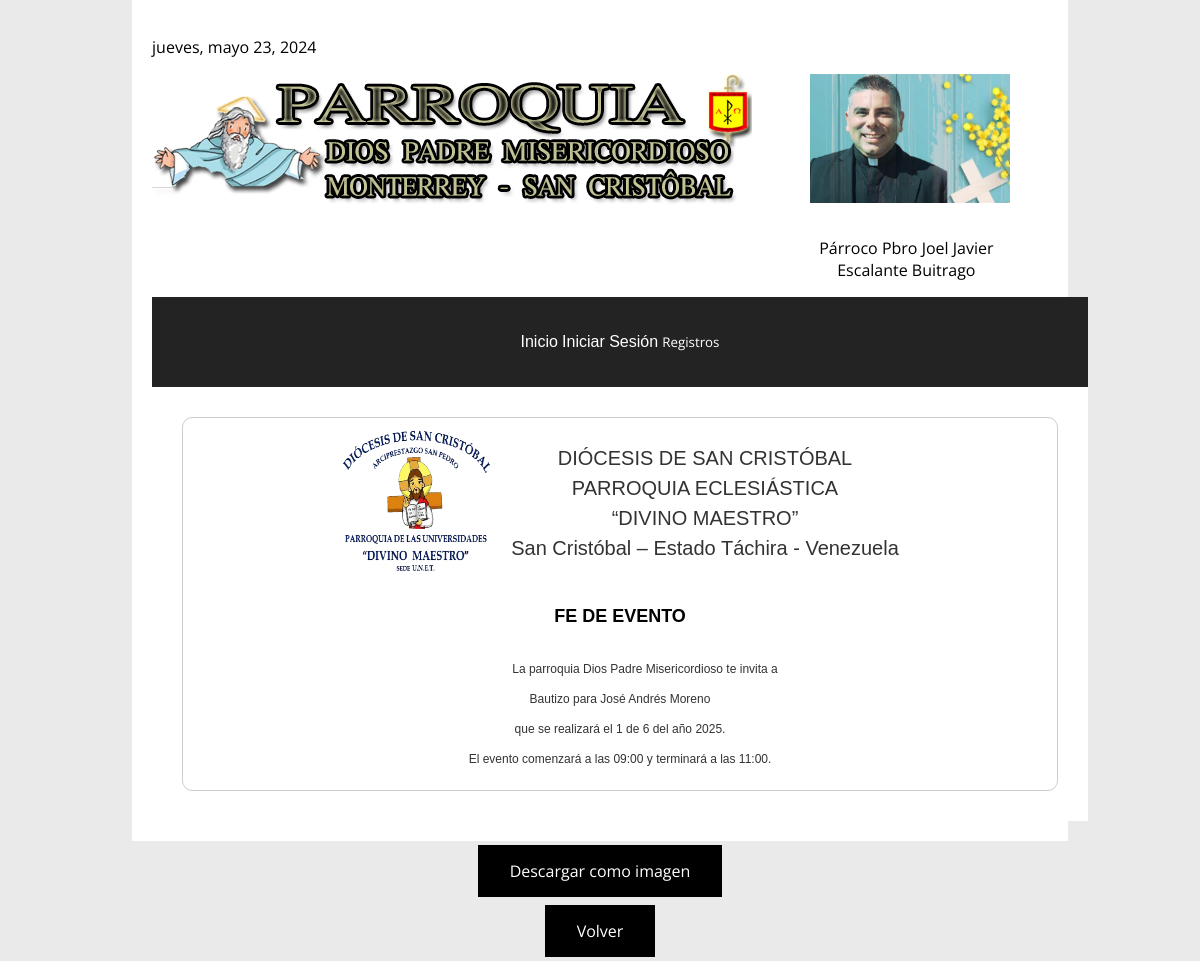
The page /documentoEvento.php?id=1 (signed in) on the database its author committed.
### tables this page shows
CREATE TABLE "eventos" (
	"id"	INTEGER,
	"tipo"	TEXT NOT NULL,
	"descripcion"	TEXT NOT NULL,
	"dia"	INTEGER NOT NULL,
	"mes"	INTEGER NOT NULL,
	"ano"	INTEGER NOT NULL,
	"hora_inicio"	TIME NOT NULL,
	"hora_fin"	TIME NOT NULL,
	PRIMARY KEY("id"),
	UNIQUE("dia","mes","ano","hora_inicio","hora_fin")
);

### documentoEvento.php (the view, shortened to what this page needs)
<!DOCTYPE html>
<html>
<head>
    <link rel="stylesheet" type="text/css" href="stylesRegistros.css">
</head>
<body>
<div class="header">
    <p id="fecha"></p>
    <div class="input-row">
        <div class="input-group">
            <img class="lHead" src="LogoHeader.png" alt="Logo">
        </div>
        <div class="input-group">
            <img class="padre" src="ImagenPadre.png" alt="Imagen del Padre">
            <p style='text-align: center; margin-left: 120px;'>Párroco Pbro Joel Javier<br>Escalante Buitrago</p>
        </div>
    </div>
    <div class="menu-bar">
    <button id="cerrarSesion" onclick="window.location.href='indexRegistros.php'">Inicio</button>
    <?php
    if (isset($_SESSION['nombre_usuario'])) {
        echo '<button id="cerrarSesion" onclick="window.location.href=\'cerrarSesion.php\'">Cerrar Sesión</button>';
    } else {
        echo '<button id="cerrarSesion" onclick="window.location.href=\'iniciarSesion.php\'">Iniciar Sesión</button>';
    }
    ?>
    <div class="menu-registros">
        <button>Registros</button>
    </div>
        </div>
    <div class="container">
        <?php
        include("conexion2.php");
        function numeroAMes($mes) {
            $meses = array(
                '1', '01' => 'Enero',
                '2', '02' => 'Febrero',
                '3', '03' => 'Marzo',
                '4', '04' => 'Abril',
                '5', '05' => 'Mayo',
                '6', '06' => 'Junio',
                '7', '07' => 'Julio',
                '8', '08' => 'Agosto',
                '9', '09' => 'Septiembre',
                '10' => 'Octubre',
                '11' => 'Noviembre',
                '12' => 'Diciembre',
                'enero', 'Enero' => '1',
                'febrero', 'Febrero' => '2',
                'marzo', 'Marzo' => '3',
                'abril', 'Abril' => '4',
                'mayo', 'Mayo' => '5',
                'junio', 'Junio' => '6',
                'julio', 'Julio' => '7',
                'agosto', 'Agosto' => '8',
                'septiembre', 'Septiembre' => '9',
                'octubre', 'Octubre' => '10',
                'noviembre', 'Noviembre' => '11',
                'diciembre', 'Diciembre' => '12'
            );
            return $meses[$mes];
        }
        if (isset($_GET["id"])) {
            $id = $_GET["id"];
            $sql = "SELECT COUNT(*) FROM [eventos] WHERE [id] = $id";
            $count = $db->query($sql)->fetchColumn();
            if ($count > 0) {
                $sql = "SELECT * FROM [eventos] WHERE [id] = $id";
                $result = $db->query($sql);
                $row = $result->fetch(PDO::FETCH_ASSOC);
                echo "<div class='certificado' align-items: center;'>";
                echo "<div id='content-to-capture'>";
                echo "<div style='display: flex; justify-content: center; align-items: center;'>
                       <img id='logo' src='Logo.png' alt='Escudo' style='width: 150px; height: 150px; margin-right: 20px;'>
                        <div>
                            <div class='titulo1' style='font-size: 20px; text-align: center;'>DIÓCESIS DE SAN CRISTÓBAL</div>
                            <div class='titulo2' style='font-size: 20px; text-align: center;'>PARROQUIA ECLESIÁSTICA</div>
                            <div class='titulo2' style='font-size: 20px; text-align: center;'>“DIVINO MAESTRO”</div>
                            <div class='titulo3' style='font-size: 20px; text-align: center;'>San Cristóbal – Estado Táchira - Venezuela</div>
                        </div>
                    </div>";
                echo "<h2>FE DE EVENTO</h2>";
                echo "<p style='text-indent: 50px; text-align: center;'>La parroquia Dios Padre Misericordioso te invita a</p>";
                echo "<p style='text-align: center;'>  " . $row["tipo"]. " " . $row["descripcion"]. "</p>";
                echo "<p style='text-align: center;'>que se realizará el " . $row["dia"]. " de " . numeroAMes(trim($row["mes"])). " del año " . $row["ano"]. ".</p>";
                echo "<p style='text-align: center;'>El evento comenzará a las " . $row["hora_inicio"]. " y terminará a las " . $row["hora_fin"]. ".</p>";
                echo "</div>";
                echo "</div>";
                echo "</div>";
                echo "</div>";
                echo "<button id='download' class='button' style='display: none;'>Descargar como imagen</button>";
            } else {
                echo "No se encontraron resultados para el ID proporcionado.";
            }
        }
        ?>
    <a href="indexEventos.php"><button class="button">Volver</button></a>
</body>
</html>

### stylesRegistros.css (style rules this page uses)
body { font-family: 'Open Sans', serif; font-size: 16px; background-color: #EAEAEA; display: flex; flex-direction: column; justify-content: center; align-items: center; min-height: 100vh; margin: 0; padding: 0; box-sizing: border-box; }
.header { background-color: #ffffff; width: 935.85px; padding: 20px; box-sizing: border-box; }
img.lHead { width: 600px; height: 132px; margin: 0px 0px 0px 0px; }
img.padre { width: 200px; height: 129.34px; margin: 0px 0px 18px 165px; }
img.padre { width: 200px; height: 129.34px; }
.menu-bar { background-color: #232323; width: 935.85px; height: 89.6px; padding: 0; color: #ffffff; text-align: center; }
.container { background-color: #ffffff; width: 935.85px; padding: 20px; box-sizing: border-box; }
.header, .menu-bar, .container { display: block; width: 935.85px; }
.certificado { font-family: Arial, sans-serif; font-size: 12px; color: #333; line-height: 1.5; margin: 10px; padding: 10px; background-color: #ffffff; border: 1px solid #ccc; border-radius: 10px; }
.button { font-family: 'Open Sans', sans-serif; background-color: #000000; border: none; color: white; padding: 15px 32px; text-align: center; text-decoration: none; display: inline-block; font-size: 16px; margin: 4px 2px; cursor: pointer; transition: background-color 0.5s; }
h2 { color: #000000; margin-bottom: 20px; padding: 10px; border-radius: 10px; text-align: center; }
.menu-registros { position: relative; display: inline-block; }
button#cerrarSesion { border: none; color: white; text-align: center; text-decoration: none; display: inline-block; font-size: 16px; margin: 4px 2px; cursor: pointer; height: 89.6px; margin: 0; padding: 0; background-color: #232323; }
div.menu-registros > button { font-family: 'Open Sans', sans-serif; border: none; cursor: pointer; text-align: left; height: 89.6px; margin: 0; padding: 0; background-color: #232323; color: white; position: relative; }
.input-row { display: flex; justify-content: space-between; }
.input-group { display: flex; flex-direction: column; width: 45%; }
.titulo1 { font-size: 2em; }
.titulo2 { font-size: 1.5em; }
.titulo3 { font-size: 1.17em; }
.titulo1, .titulo2, .titulo3 { font-size: 20px; text-align: center; }

### rows shown on the page
eventos: tipo "Bautizo", descripcion "para José Andrés Moreno", dia "1", mes "6", ano "2025", hora_inicio "09:00", hora_fin "11:00"
